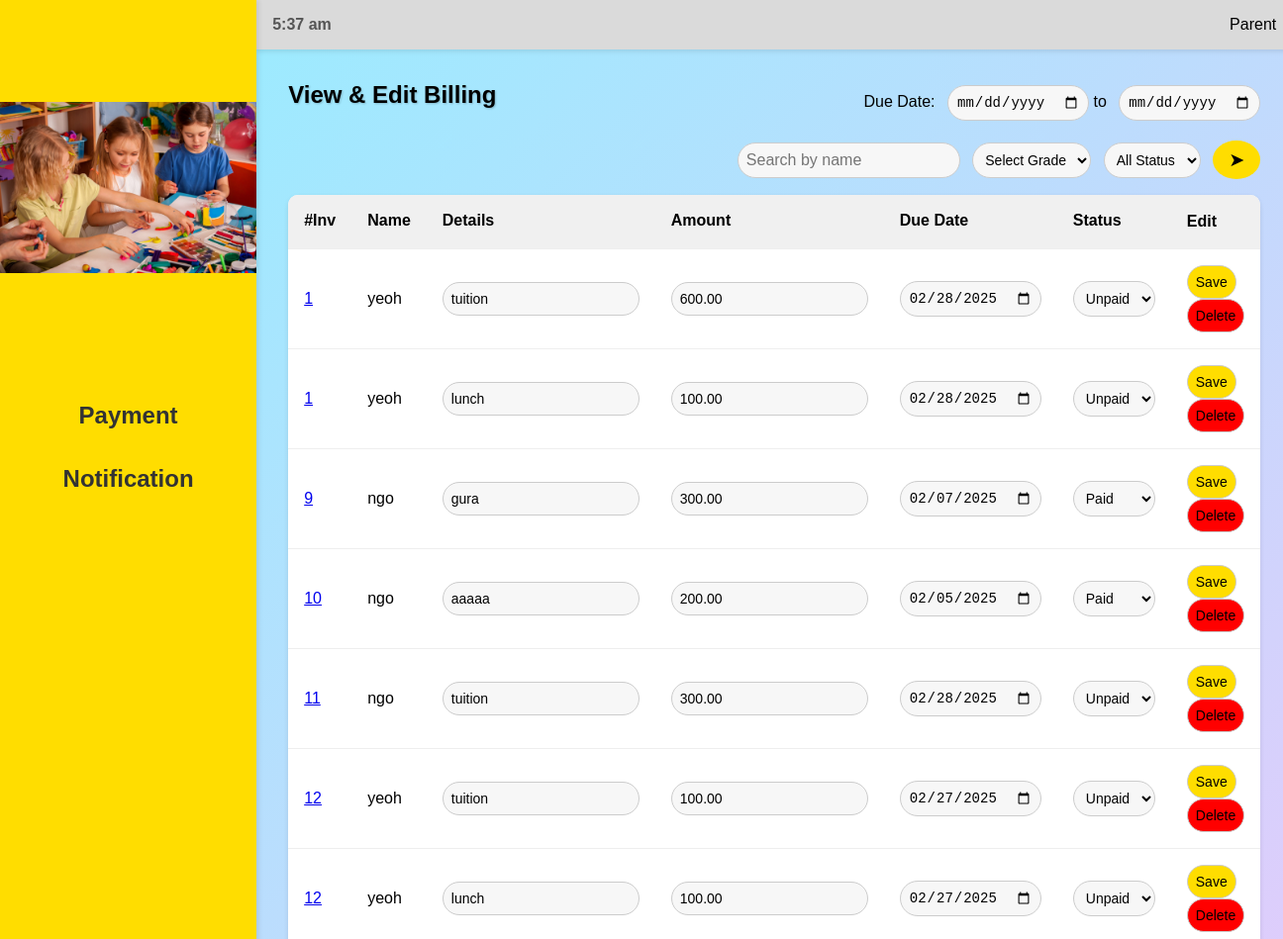
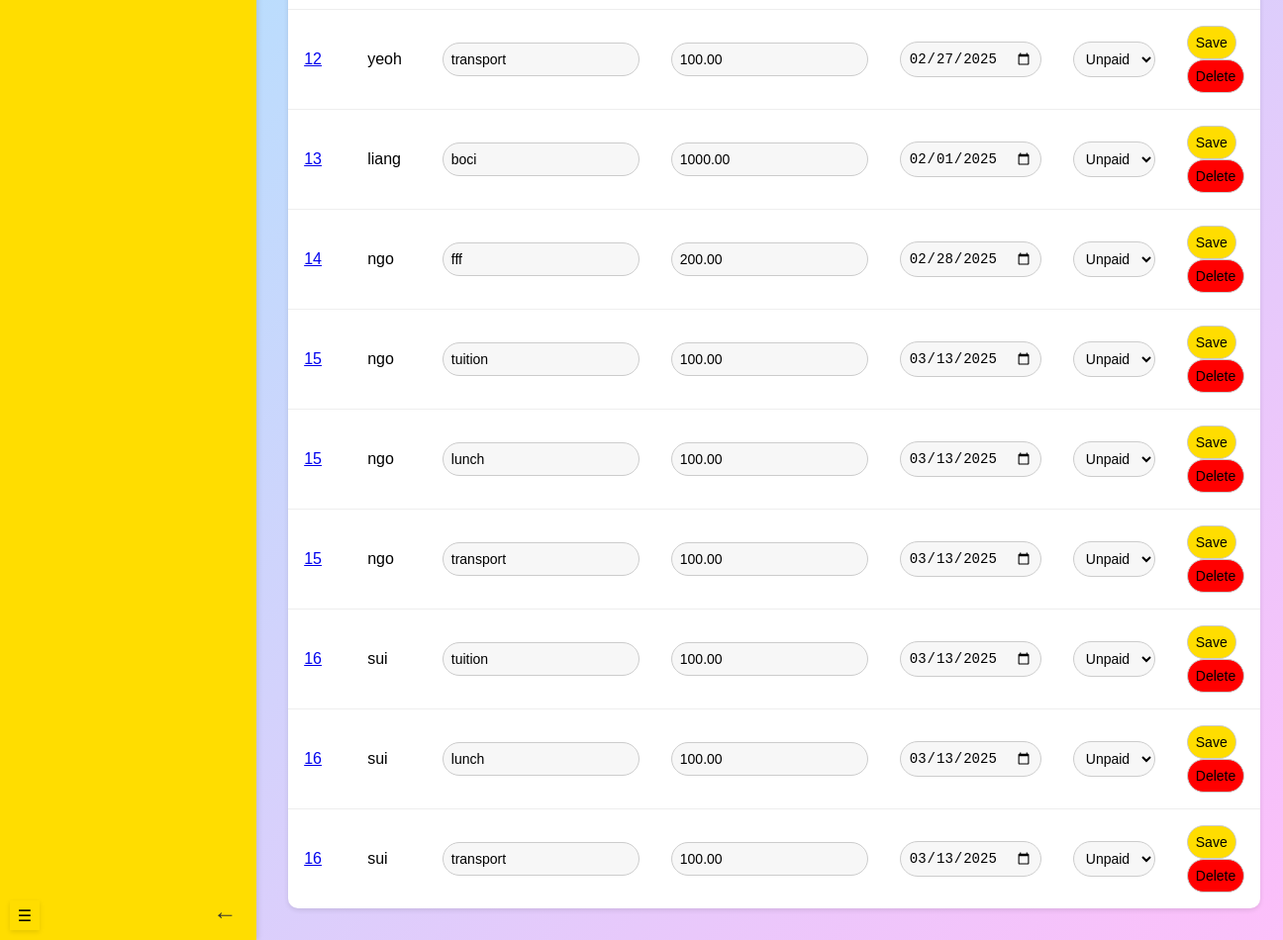
The page /admin/viewBilling (signed in) on the database as committed earlier (2 pictures, top to bottom).
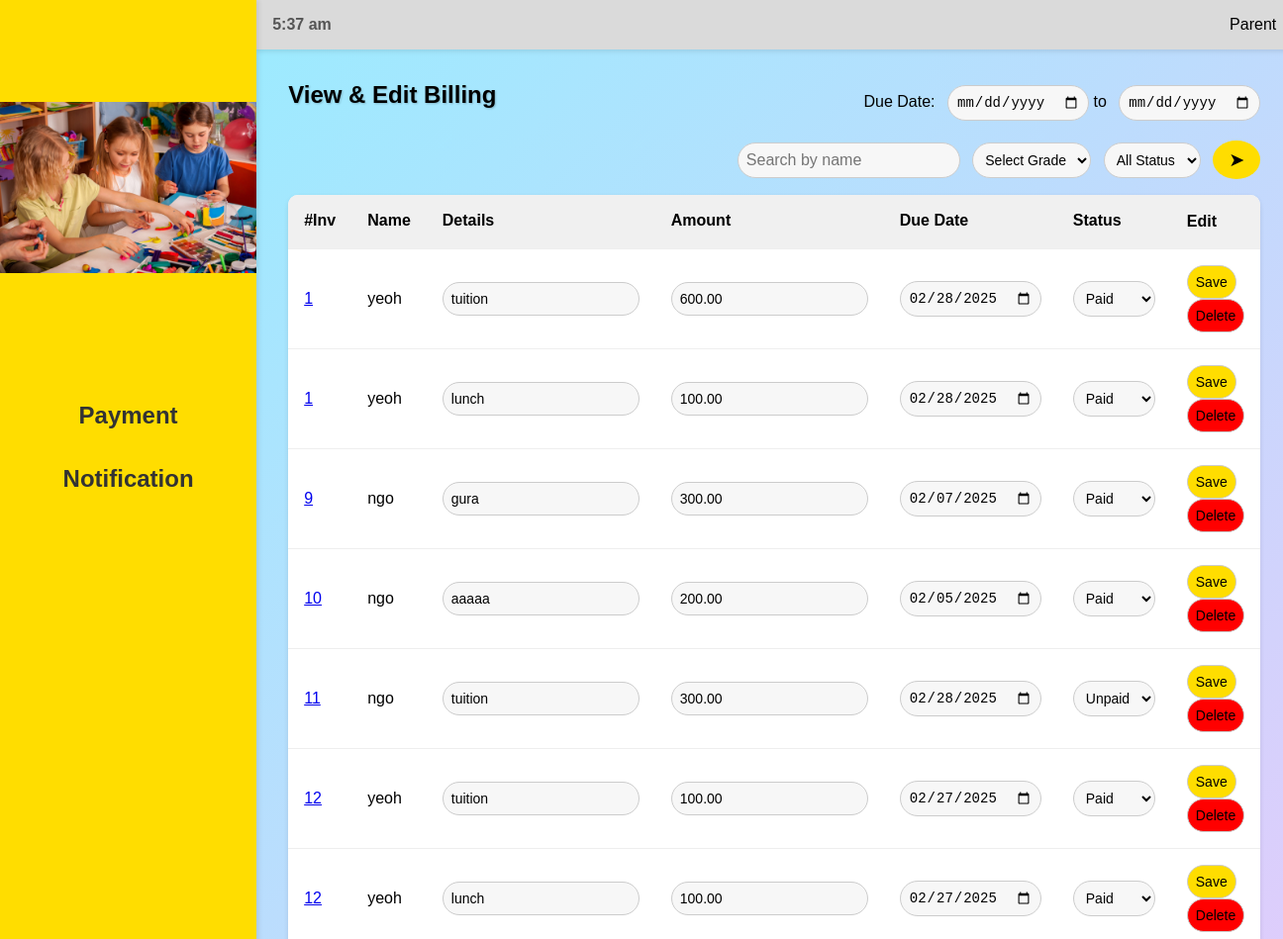
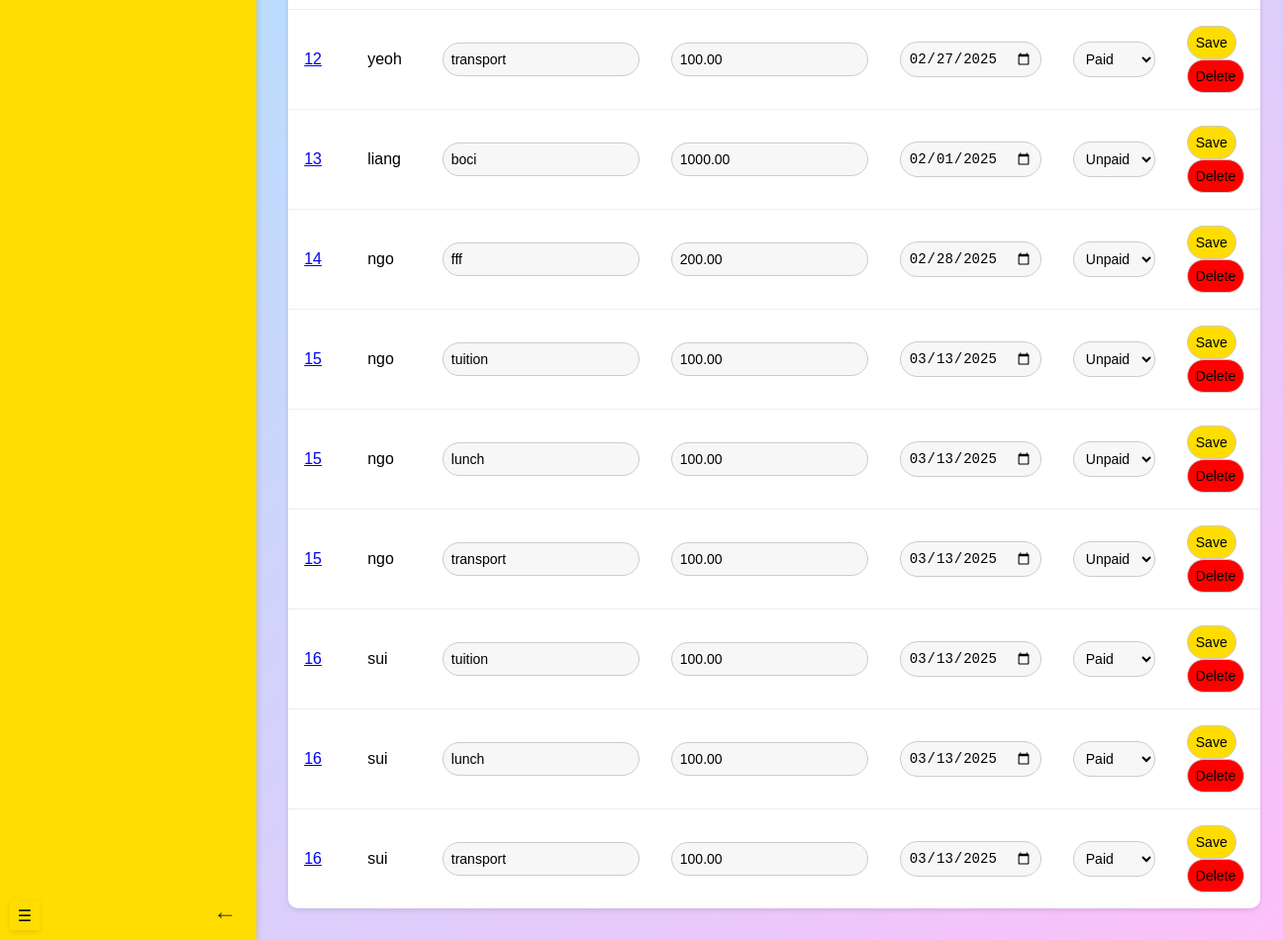
The same page on the database as committed later (2 pictures, top to bottom).
### models.py (models this page shows, shortened)
class Fee(db.Model):
    __tablename__ = 'fees'
    id = db.Column(db.Integer, primary_key=True, autoincrement=True)
    student_id = db.Column(db.Integer, db.ForeignKey('students.id'), nullable=False)
    create_date = db.Column(db.Date, default=func.current_date())
    due_date = db.Column(db.Date, nullable=False)
    amount = db.Column(NUMERIC(10, 2), nullable=False)
    fee_type = db.Column(db.String(100), nullable=False)
    status = db.Column(db.Enum('unpaid', 'paid', name='fee_status'), default='unpaid')
    invoice_id = db.Column(db.Integer, db.ForeignKey('invoices.id'), nullable=True)
    invoice = db.relationship('Invoice', back_populates='fees')

class Invoice(db.Model):
    __tablename__ = 'invoices'
    id = db.Column(db.Integer, primary_key=True, autoincrement=True)
    total_amount = db.Column(NUMERIC(10, 2), nullable=False)
    flag = db.Column(db.Boolean, default=False)  # True if paid before the due date
    penalty_amount = db.Column(NUMERIC(10, 2), default=0.00)  # Penalty fee if late
    discount_amount = db.Column(NUMERIC(10, 2), default=0.00)  # Discount if paid early
    fees = db.relationship('Fee', back_populates='invoice', lazy='joined')

class Student(db.Model):
    __tablename__ = 'students'
    id = db.Column(db.Integer, primary_key=True, autoincrement=True)
    name = db.Column(db.String(255), nullable=False)
    grade = db.Column(db.String(50), nullable=False)
    dob = db.Column(db.Date, nullable=False)
    transport = db.Column(db.Boolean, default=False)
    user_id = db.Column(db.Integer, db.ForeignKey('users.id'), nullable=False)
    fees = db.relationship('Fee', backref='student', cascade='all, delete-orphan')

### routes/admin_routes.py (the view)
@admin_blueprint.route("/viewBilling", methods=["GET"])
@login_required
def viewBilling():
    student_name = request.args.get("student_name")
    grade = request.args.get("grade")
    status = request.args.get("status")
    start_date = request.args.get("start_date")
    end_date = request.args.get("end_date")
    fees, error = view_billing(student_name, grade, status, start_date, end_date)
    if error:
        fees = []
        return jsonify({"error": error}), 400
    return render_template("viewBilling.html", fees=fees)

### app.py (called while the page is built)
@login_manager.user_loader
def load_user(user_id):
    return User.query.get(int(user_id))

### templates/viewBilling.html (shortened to what this page needs)
{% if current_user.role == 'teacher' %}
{% extends "teacherBase.html" %}
{% elif current_user.role == 'admin'%}
{% extends "adminBase.html" %}
{% elif current_user.role == 'accountant' %}
{% extends "accountantBase.html" %}
{% elif current_user.role == 'parent'%}
{% extends "parentBase.html" %}
{% endif %}
{% block header %}
<link rel="stylesheet" href="{{ url_for('static', filename='viewBilling.css') }}">
{% endblock %}
{% block content %}
<section class="content">
    <div class="header-container">
        <form method="GET" action="{{ url_for('accountant.viewBilling') }}">
            <div class="header-top">
                <h1>View & Edit Billing</h1>
                <div class="date-filters">
                    <span>Due Date:</span>
                    <input type="date" name="start_date" value="{{ request.args.get('start_date', '') }}"
                        placeholder="Start Due Date">
                    <span> to </span>
                    <input type="date" name="end_date" value="{{ request.args.get('end_date', '') }}"
                        placeholder="End Date">
                </div>
            </div>
            <div class="search-bar">
                <input type="text" name="student_name" placeholder="Search by name"
                    value="{{ request.args.get('student_name', '') }}">
                <select id="grade" name="grade">
                    <option value="">Select Grade</option>
                </select>
                <select name="status">
                    <option value="">All Status</option>
                </select>
                <button>&#x27A4;</button>
            </div>
        </form>
    </div>
    <table id="myTable2">
        <thead>
            <tr>
                <th onclick="sortTable(0)">#Inv </th>
                <th onclick="sortTable(1)">Name </th>
                <th onclick="sortTable(2)">Details </th>
                <th onclick="sortTable(3)">Amount </th>
                <th onclick="sortTable(4)">Due Date </th>
                <th onclick="sortTable(5)">Status </th>
                <th>Edit</th>
            </tr>
        </thead>
        <tbody>
            {% if fees %}
            {% for fee in fees %}
            <tr>
                <td>
                    <a href="{{ url_for('accountant.invoice_details', invoice_id=fee.invoice.id) }}">{{ fee.invoice.id }}</a>
                </td>
                <td>
                    <span class="name">{{ fee.student.name }}</span>
                </td>
                <td>
                    <input type="text" class="details" data-id="{{ fee.id }}" value="{{ fee.fee_type }}">
                </td>
                <td>
                    <input type="number" class="amount" data-id="{{ fee.id }}" value="{{ fee.amount }}">
                </td>
                <td>
                    <input type="date" class="dueDate" data-id="{{ fee.id }}" value="{{ fee.due_date }}">
                </td>
                <td>
                    <select class="status" data-id="{{ fee.id }}">
                        <option value="unpaid" {% if fee.status=='unpaid' %}selected{% endif %}>Unpaid</option>
                        <option value="paid" {% if fee.status=='paid' %}selected{% endif %}>Paid</option>
                    </select>
                </td>
                <td class="edit">
                    <button class="update-btn" data-id="{{ fee.id }}">Save</button>
                    <button class="delete-btn" data-id="{{ fee.id }}">Delete</button>
                </td>
            </tr>
            {% endfor %}
            {% else %}
            <tr>
                <td colspan="7">No fee records found.</td>
            </tr>
            {% endif %}
        </tbody>
    </table>
</section>
</div>
{% endblock %}

### templates/parentBase.html (shortened to what this page needs)
<!DOCTYPE html>
<html lang="en">
<head>
    {% block header %} {% endblock %}
</head>
<body>
    <div id="mySidebar" class="sidebar">
        <div class="logo-section">
            <img src="{{ url_for('static', filename='images/kids.jpeg') }}">
        </div>
        <nav class="menu">
            <div class="dropdown">
                <button class="dropdown-btn">Payment</button>
            </div>
            <div class="dropdown">
                <button class="dropdown-btn">Notification</button>
            </div>
        </nav>
        <div class="logout-section">
            <a href="\logout">&#x2190;</a>
        </div>
    </div>
    <button class="collapse-button">&#9776;</button>
    <div class="main-content">
        <header class="header">
            <div class="time"></div>
            <div class="admin-section">
                <span>Parent</span>
            </div>
        </header>
    {% block content %} {% endblock %}
</body>
</html>

### static/viewBilling.css (style rules this page uses)
html { opacity: 0; animation: fadeIn 0.5s ease-in-out forwards; }
body { margin: 0; font-family: Arial, sans-serif; display: flex; height: 100vh; background: linear-gradient(135deg, #93efff, #fdbffa); transition: margin-left 0.3s ease; overflow: hidden; }
.sidebar { width: 20%; height: 100vh; background-color: #FFDD00; color: #333; display: flex; flex-direction: column; justify-content: flex-start; position: fixed; top: 0; left: 0; z-index: 2; padding: 0; box-shadow: 2px 0 5px rgba(0, 0, 0, 0.1); transition: width 0.3s ease, visibility 0.3s ease; overflow: hidden; }
.dropdown { text-align: center; width: 100%; }
.dropdown-btn { width: 100%; text-align: center; padding: 10px; font-size: 1.5rem; font-weight: bold; background: transparent; border: none; cursor: pointer; color: #333; display: flex; justify-content: center; align-items: center; text-align: center; transition: transform 0.3s ease, background 0.3s ease; }
.logo-section { width: 100%; height: 20%; display: flex; justify-content: center; align-items: center; overflow: hidden; margin: 0; padding: 0; }
.logo-section img { width: 100%; height: auto; }
.menu { display: flex; flex-direction: column; text-align: center; gap: 1rem; margin-top: 1rem; padding: 0; }
.logout-section { display: flex; justify-content: space-between; align-items: center; margin-top: auto; }
.logout-section a { position: absolute; bottom: 10px; right: 10px; text-decoration: none; color: #333; font-size: 1.5rem; padding: 5px 10px; background: transparent; border: none; cursor: pointer; transition: color 0.3s ease; }
.collapse-button { position: absolute; bottom: 10px; left: 10px; width: 30px; height: 30px; font-size: 1rem; background: #FFDD00; border: none; border-radius: 0; cursor: pointer; z-index: 3; transition: all 0.3s ease; text-align: center; box-shadow: 0 2px 5px rgba(0, 0, 0, 0.1); }
.main-content { flex: 1; display: flex; flex-direction: column; margin-left: 20%; transition: margin-left 0.3s ease; }
select { flex: 1; padding: 8px; border: 1px solid #ccc; border-radius: 20px; font-size: 14px; background: #f7f7f7; }
.header { background: #DADADA; padding: 1rem; display: flex; justify-content: space-between; align-items: center; box-shadow: 0 2px 5px rgba(0, 0, 0, 0.1); }
.header .time { font-weight: bold; color: #555; }
.header-container, .header-container form { width: 100%; margin-bottom: 1rem; }
.header-top { width: 100%; display: flex; align-items: center; }
.header-top h1 { margin: 0; }
.search-bar { width: 100%; text-align: right; margin-top: 1rem; }
.search-bar input { padding: 0.5rem; border: 1px solid #ccc; border-radius: 20px; outline: none; font-size: 1rem; }
.search-bar button { padding: 0.5rem 1rem; background: #FFDD00; border: none; border-radius: 50%; cursor: pointer; font-size: 1.2rem; transition: background 0.3s; }
.search-bar input, .search-bar select, .search-bar button { display: inline-block; vertical-align: middle; margin-left: 0.5rem; }
.search-bar input:first-child { margin-left: 0; }
.date-filters { text-align: right; display: inline-block; margin-left: auto; }
.date-filters input { display: inline-block; margin-left: 0.5rem; }
.admin-section { display: flex; align-items: center; gap: 0.5rem; }
.content { padding: 2rem; overflow-y: auto; }
.content h1 { margin-bottom: 1rem; font-size: 1.5rem; text-shadow: 1px 1px 2px rgba(0, 0, 0, 0.2); }
table { width: 100%; border-collapse: collapse; background: #fff; box-shadow: 0 2px 5px rgba(0, 0, 0, 0.1); border-radius: 10px; overflow: hidden; }
table th, table td { text-align: left; padding: 1rem; border-bottom: 1px solid #eee; }
table th { background: #f0f0f0; font-weight: bold; cursor: pointer; user-select: none; }
table tbody tr:last-child td { border-bottom: none; }
input { flex: 1; padding: 8px; border: 1px solid #ccc; border-radius: 20px; font-size: 14px; background: #f7f7f7; }
.update-btn { flex: 1; padding: 8px; border: 1px solid #ccc; border-radius: 20px; font-size: 14px; background: #ffdd00; cursor: pointer; }
.delete-btn { flex: 1; padding: 8px; border: 1px solid #ccc; border-radius: 20px; font-size: 14px; background: red; cursor: pointer; }

Rows that differ between the two databases and show on the page:
changed Fee (number 1 of 16 on the later page): status+id "Unpaid" → "Paid"
changed Fee (number 2 of 16 on the later page): status+id "Unpaid" → "Paid"
changed Fee (number 6 of 16 on the later page): status+id "Unpaid" → "Paid"
changed Fee (number 7 of 16 on the later page): status+id "Unpaid" → "Paid"
changed Fee (number 8 of 16 on the later page): status+id "Unpaid" → "Paid"
changed Fee (number 14 of 16 on the later page): status+id "Unpaid" → "Paid"
changed Fee (number 15 of 16 on the later page): status+id "Unpaid" → "Paid"
changed Fee (number 16 of 16 on the later page): status+id "Unpaid" → "Paid"
